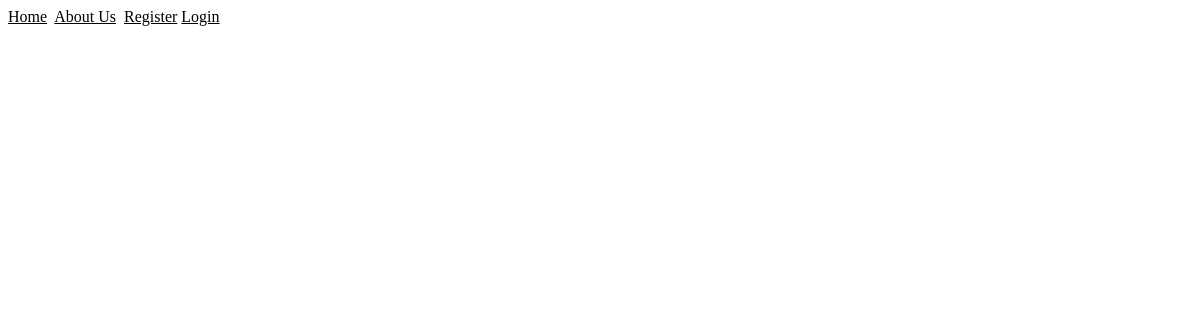
Page /home on the earlier database version.
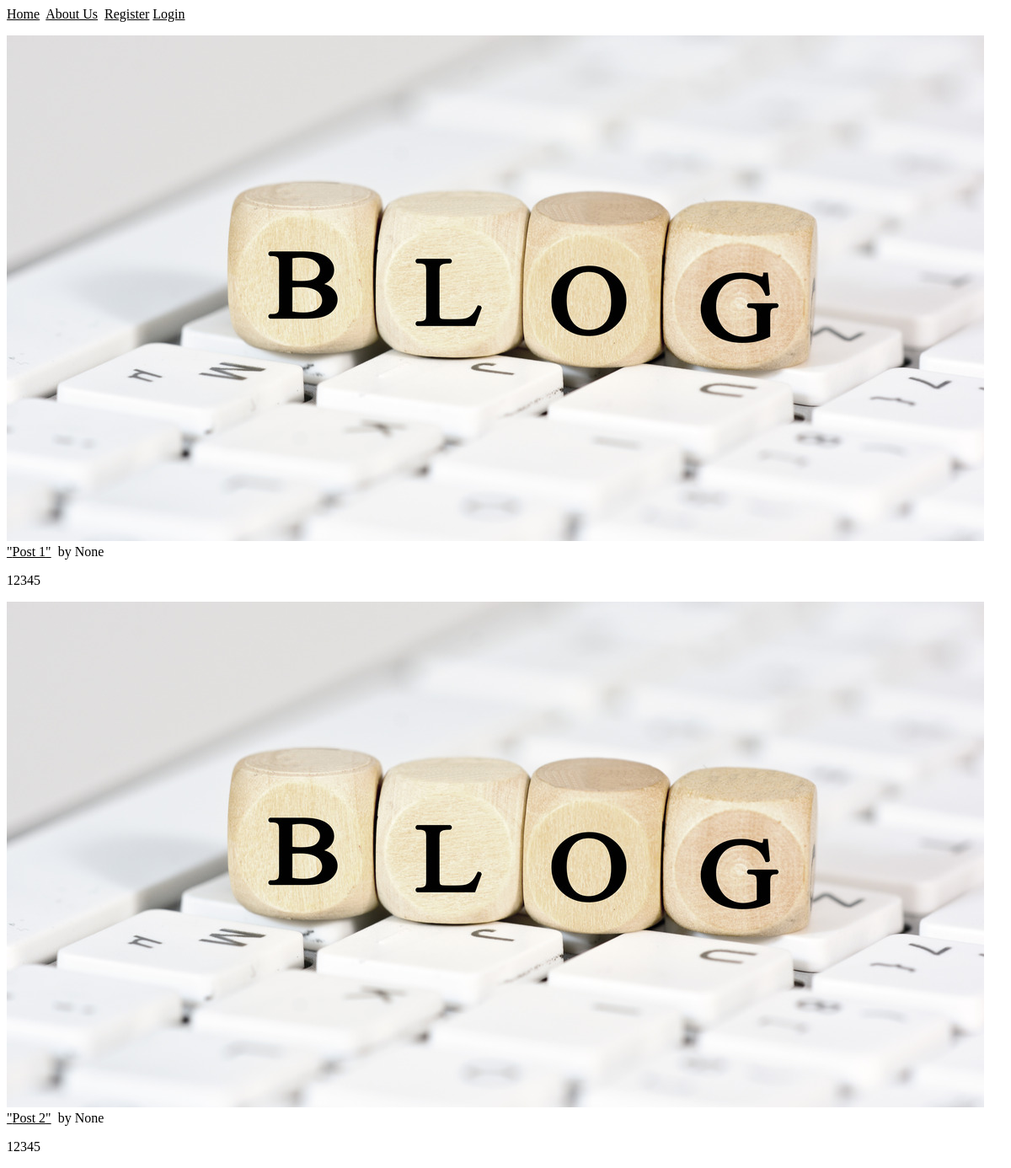
Same page on the later database version.
### blog/models.py (models this page shows, shortened)
class Post(db.Model):
  id = db.Column(db.Integer, primary_key=True)
  date = db.Column(db.DateTime, nullable=False, default=datetime.utcnow)
  title = db.Column(db.Text, nullable=False)
  content = db.Column(db.Text, nullable=False)
  image_file = db.Column(db.String(40), nullable=False, default='default.jpg')
  author_id = db.Column(db.Integer, db.ForeignKey('user.id'), nullable=False)

class User(UserMixin,db.Model):
  id = db.Column(db.Integer, primary_key=True)
  username = db.Column(db.String(20))
  email = db.Column(db.String(120), unique=True, nullable=False)
  hashed_password=db.Column(db.String(128))
  post = db.relationship('Post', backref='user', lazy=True)
  @property
  def password(self):
    raise AttributeError('Password is not readable.')

### blog/routes.py (the view)
@app.route("/")
@app.route("/home")
def home():
    posts=Post.query.all()
    return render_template('home.html', posts=posts)

### blog/templates/home.html
{% extends "layout.html" %}
{% block content %}
{% for post in posts %}
<p><a href="{{ url_for('post', post_id=post.id) }}"><img src="{{ url_for('static', filename='img/' + post.image_file) }}">
    "{{ post.title }}"</a>&nbsp
    by {{ post.user.username }}</p>
<p>{{ post.content }}</p>
{% endfor %}
{% endblock content %}

### blog/templates/layout.html (shortened to what this page needs)
<!DOCTYPE html>
<html>
<head>
    <link rel="stylesheet" href="{{ url_for('static',filename='style.css') }}">
</head>
<body>
    <div id="header">
        <a href="{{ url_for('home') }}" class="header">Home</a>&nbsp
        <a href="{{ url_for('about') }}" class="header">About Us</a>&nbsp
        {% if current_user.is_anonymous %}
        <a href="{{ url_for('register') }}" class="header">Register</a>
        <a href="{{ url_for('login') }}" class="header">Login</a>
        {% endif %}
    </div>
    <div id="content">
        {% block content %}
        {% endblock %}
    </div>
</body>
</html>

### blog/static/style.css (style rules this page uses)
* { color: rgb(0, 0, 0); font-family: Georgia, 'Times New Roman', Times, serif; }

Differences in the rows shown:
added Post: image_file (placeholder picture), title "Post 1", user.username "None", content "12345"
added Post: image_file (placeholder picture), title "Post 2", user.username "None", content "12345"
